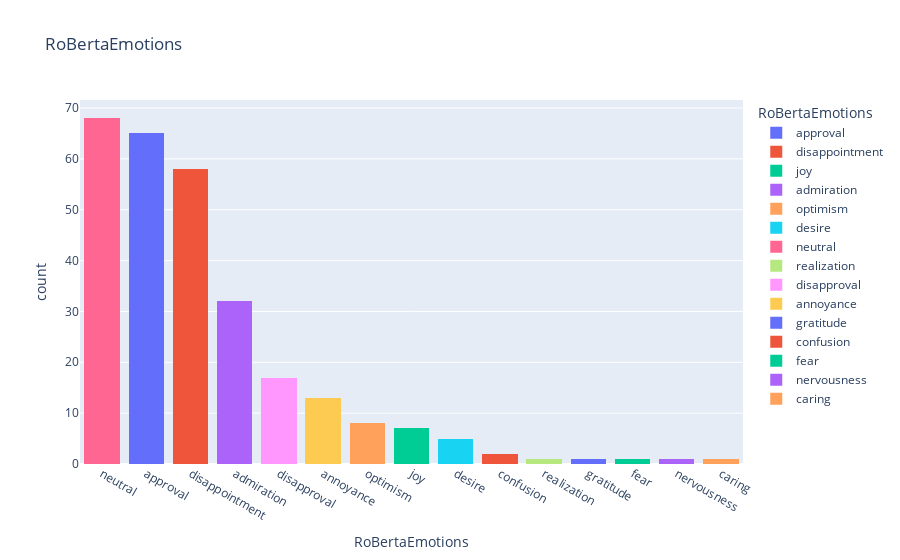

Notebook source saved alongside this figure:
### Code cell
# Create a countplot using Plotly Express histogram
fig = px.histogram(df2, x='RoBertaEmotions', color='RoBertaEmotions', title='RoBertaEmotions')
fig.update_layout(barmode='stack')  # Set barmode to 'count' for countplot effect
fig.update_xaxes(categoryorder='total descending')
fig.show()

### Figure 1 — Plotly figure (JSON) as saved in the notebook; plotly's stock layout.template omitted (floating-point values rounded to 4 significant figures)
{"data": [{"alignmentgroup": "True", "bingroup": "x", "hovertemplate": "RoBertaEmotions=%{x}<br>count=%{y}<extra></extra>", "legendgroup": "approval", "marker": {"color": "#636efa", "pattern": {"shape": ""}}, "name": "approval", "offsetgroup": "approval", "orientation": "v", "showlegend": true, "type": "histogram", "x": ["approval", "approval", "approval", "approval", "approval", "approval", "approval", "approval", "approval", "approval", "approval", "approval", "approval", "approval", "approval", "approval", "approval", "approval", "approval", "approval", "approval", "approval", "approval", "approval", "approval", "approval", "approval", "approval", "approval", "approval", "approval", "approval", "approval", "approval", "approval", "approval", "approval", "approval", "approval", "approval", "approval", "approval", "approval", "approval", "approval", "approval", "approval", "approval", "approval", "approval", "approval", "approval", "approval", "approval", "approval", "approval", "approval", "approval", "approval", "approval", "approval", "approval", "approval", "approval", "approval"], "xaxis": "x", "yaxis": "y"}, {"alignmentgroup": "True", "bingroup": "x", "hovertemplate": "RoBertaEmotions=%{x}<br>count=%{y}<extra></extra>", "legendgroup": "disappointment", "marker": {"color": "#EF553B", "pattern": {"shape": ""}}, "name": "disappointment", "offsetgroup": "disappointment", "orientation": "v", "showlegend": true, "type": "histogram", "x": ["disappointment", "disappointment", "disappointment", "disappointment", "disappointment", "disappointment", "disappointment", "disappointment", "disappointment", "disappointment", "disappointment", "disappointment", "disappointment", "disappointment", "disappointment", "disappointment", "disappointment", "disappointment", "disappointment", "disappointment", "disappointment", "disappointment", "disappointment", "disappointment", "disappointment", "disappointment", "disappointment", "disappointment", "disappointment", "disappointment", "disappointment", "disappointment", "disappointment", "disappointment", "disappointment", "disappointment", "disappointment", "disappointment", "disappointment", "disappointment", "disappointment", "disappointment", "disappointment", "disappointment", "disappointment", "disappointment", "disappointment", "disappointment", "disappointment", "disappointment", "disappointment", "disappointment", "disappointment", "disappointment", "disappointment", "disappointment", "disappointment", "disappointment"], "xaxis": "x", "yaxis": "y"}, {"alignmentgroup": "True", "bingroup": "x", "hovertemplate": "RoBertaEmotions=%{x}<br>count=%{y}<extra></extra>", "legendgroup": "joy", "marker": {"color": "#00cc96", "pattern": {"shape": ""}}, "name": "joy", "offsetgroup": "joy", "orientation": "v", "showlegend": true, "type": "histogram", "x": ["joy", "joy", "joy", "joy", "joy", "joy", "joy"], "xaxis": "x", "yaxis": "y"}, {"alignmentgroup": "True", "bingroup": "x", "hovertemplate": "RoBertaEmotions=%{x}<br>count=%{y}<extra></extra>", "legendgroup": "admiration", "marker": {"color": "#ab63fa", "pattern": {"shape": ""}}, "name": "admiration", "offsetgroup": "admiration", "orientation": "v", "showlegend": true, "type": "histogram", "x": ["admiration", "admiration", "admiration", "admiration", "admiration", "admiration", "admiration", "admiration", "admiration", "admiration", "admiration", "admiration", "admiration", "admiration", "admiration", "admiration", "admiration", "admiration", "admiration", "admiration", "admiration", "admiration", "admiration", "admiration", "admiration", "admiration", "admiration", "admiration", "admiration", "admiration", "admiration", "admiration"], "xaxis": "x", "yaxis": "y"}, {"alignmentgroup": "True", "bingroup": "x", "hovertemplate": "RoBertaEmotions=%{x}<br>count=%{y}<extra></extra>", "legendgroup": "optimism", "marker": {"color": "#FFA15A", "pattern": {"shape": ""}}, "name": "optimism", "offsetgroup": "optimism", "orientation": "v", "showlegend": true, "type": "histogram", "x": ["optimism", "optimism", "optimism", "optimism", "optimism", "optimism", "optimism", "optimism"], "xaxis": "x", "yaxis": "y"}, {"alignmentgroup": "True", "bingroup": "x", "hovertemplate": "RoBertaEmotions=%{x}<br>count=%{y}<extra></extra>", "legendgroup": "desire", "marker": {"color": "#19d3f3", "pattern": {"shape": ""}}, "name": "desire", "offsetgroup": "desire", "orientation": "v", "showlegend": true, "type": "histogram", "x": ["desire", "desire", "desire", "desire", "desire"], "xaxis": "x", "yaxis": "y"}, {"alignmentgroup": "True", "bingroup": "x", "hovertemplate": "RoBertaEmotions=%{x}<br>count=%{y}<extra></extra>", "legendgroup": "neutral", "marker": {"color": "#FF6692", "pattern": {"shape": ""}}, "name": "neutral", "offsetgroup": "neutral", "orientation": "v", "showlegend": true, "type": "histogram", "x": ["neutral", "neutral", "neutral", "neutral", "neutral", "neutral", "neutral", "neutral", "neutral", "neutral", "neutral", "neutral", "neutral", "neutral", "neutral", "neutral", "neutral", "neutral", "neutral", "neutral", "neutral", "neutral", "neutral", "neutral", "neutral", "neutral", "neutral", "neutral", "neutral", "neutral", "neutral", "neutral", "neutral", "neutral", "neutral", "neutral", "neutral", "neutral", "neutral", "neutral", "neutral", "neutral", "neutral", "neutral", "neutral", "neutral", "neutral", "neutral", "neutral", "neutral", "neutral", "neutral", "neutral", "neutral", "neutral", "neutral", "neutral", "neutral", "neutral", "neutral", "neutral", "neutral", "neutral", "neutral", "neutral", "neutral", "neutral", "neutral"], "xaxis": "x", "yaxis": "y"}, {"alignmentgroup": "True", "bingroup": "x", "hovertemplate": "RoBertaEmotions=%{x}<br>count=%{y}<extra></extra>", "legendgroup": "realization", "marker": {"color": "#B6E880", "pattern": {"shape": ""}}, "name": "realization", "offsetgroup": "realization", "orientation": "v", "showlegend": true, "type": "histogram", "x": ["realization"], "xaxis": "x", "yaxis": "y"}, {"alignmentgroup": "True", "bingroup": "x", "hovertemplate": "RoBertaEmotions=%{x}<br>count=%{y}<extra></extra>", "legendgroup": "disapproval", "marker": {"color": "#FF97FF", "pattern": {"shape": ""}}, "name": "disapproval", "offsetgroup": "disapproval", "orientation": "v", "showlegend": true, "type": "histogram", "x": ["disapproval", "disapproval", "disapproval", "disapproval", "disapproval", "disapproval", "disapproval", "disapproval", "disapproval", "disapproval", "disapproval", "disapproval", "disapproval", "disapproval", "disapproval", "disapproval", "disapproval"], "xaxis": "x", "yaxis": "y"}, {"alignmentgroup": "True", "bingroup": "x", "hovertemplate": "RoBertaEmotions=%{x}<br>count=%{y}<extra></extra>", "legendgroup": "annoyance", "marker": {"color": "#FECB52", "pattern": {"shape": ""}}, "name": "annoyance", "offsetgroup": "annoyance", "orientation": "v", "showlegend": true, "type": "histogram", "x": ["annoyance", "annoyance", "annoyance", "annoyance", "annoyance", "annoyance", "annoyance", "annoyance", "annoyance", "annoyance", "annoyance", "annoyance", "annoyance"], "xaxis": "x", "yaxis": "y"}, {"alignmentgroup": "True", "bingroup": "x", "hovertemplate": "RoBertaEmotions=%{x}<br>count=%{y}<extra></extra>", "legendgroup": "gratitude", "marker": {"color": "#636efa", "pattern": {"shape": ""}}, "name": "gratitude", "offsetgroup": "gratitude", "orientation": "v", "showlegend": true, "type": "histogram", "x": ["gratitude"], "xaxis": "x", "yaxis": "y"}, {"alignmentgroup": "True", "bingroup": "x", "hovertemplate": "RoBertaEmotions=%{x}<br>count=%{y}<extra></extra>", "legendgroup": "confusion", "marker": {"color": "#EF553B", "pattern": {"shape": ""}}, "name": "confusion", "offsetgroup": "confusion", "orientation": "v", "showlegend": true, "type": "histogram", "x": ["confusion", "confusion"], "xaxis": "x", "yaxis": "y"}, {"alignmentgroup": "True", "bingroup": "x", "hovertemplate": "RoBertaEmotions=%{x}<br>count=%{y}<extra></extra>", "legendgroup": "fear", "marker": {"color": "#00cc96", "pattern": {"shape": ""}}, "name": "fear", "offsetgroup": "fear", "orientation": "v", "showlegend": true, "type": "histogram", "x": ["fear"], "xaxis": "x", "yaxis": "y"}, {"alignmentgroup": "True", "bingroup": "x", "hovertemplate": "RoBertaEmotions=%{x}<br>count=%{y}<extra></extra>", "legendgroup": "nervousness", "marker": {"color": "#ab63fa", "pattern": {"shape": ""}}, "name": "nervousness", "offsetgroup": "nervousness", "orientation": "v", "showlegend": true, "type": "histogram", "x": ["nervousness"], "xaxis": "x", "yaxis": "y"}, {"alignmentgroup": "True", "bingroup": "x", "hovertemplate": "RoBertaEmotions=%{x}<br>count=%{y}<extra></extra>", "legendgroup": "caring", "marker": {"color": "#FFA15A", "pattern": {"shape": ""}}, "name": "caring", "offsetgroup": "caring", "orientation": "v", "showlegend": true, "type": "histogram", "x": ["caring"], "xaxis": "x", "yaxis": "y"}], "layout": {"barmode": "stack", "legend": {"title": {"text": "RoBertaEmotions"}, "tracegroupgap": 0}, "title": {"text": "RoBertaEmotions"}, "xaxis": {"anchor": "y", "categoryarray": ["approval", "disappointment", "joy", "admiration", "optimism", "desire", "neutral", "realization", "disapproval", "annoyance", "gratitude", "confusion", "fear", "nervousness", "caring"], "categoryorder": "total descending", "domain": [0, 1], "title": {"text": "RoBertaEmotions"}}, "yaxis": {"anchor": "x", "domain": [0, 1], "title": {"text": "count"}}}}
